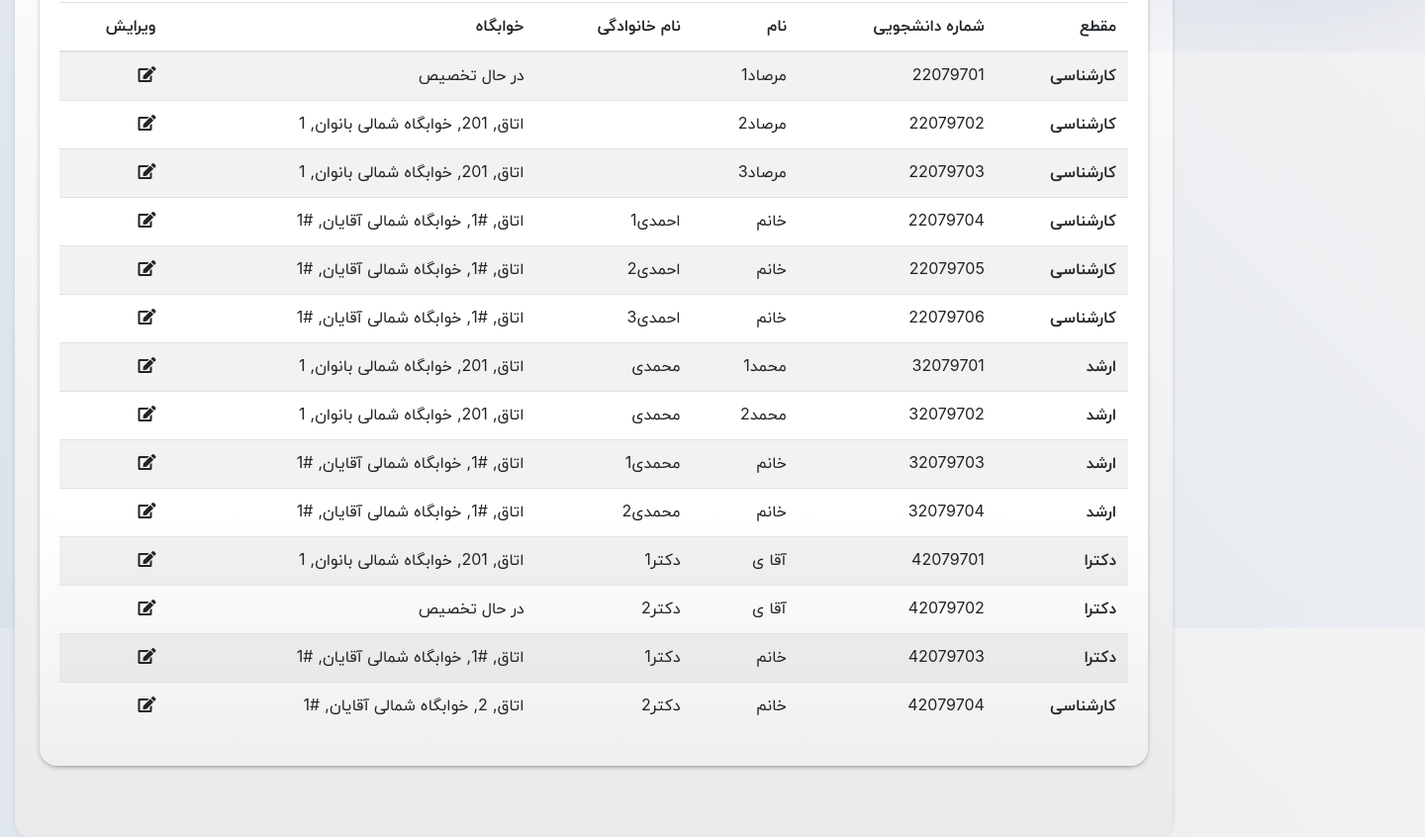
The page /student-management (signed in, lower part) on the database as committed earlier.
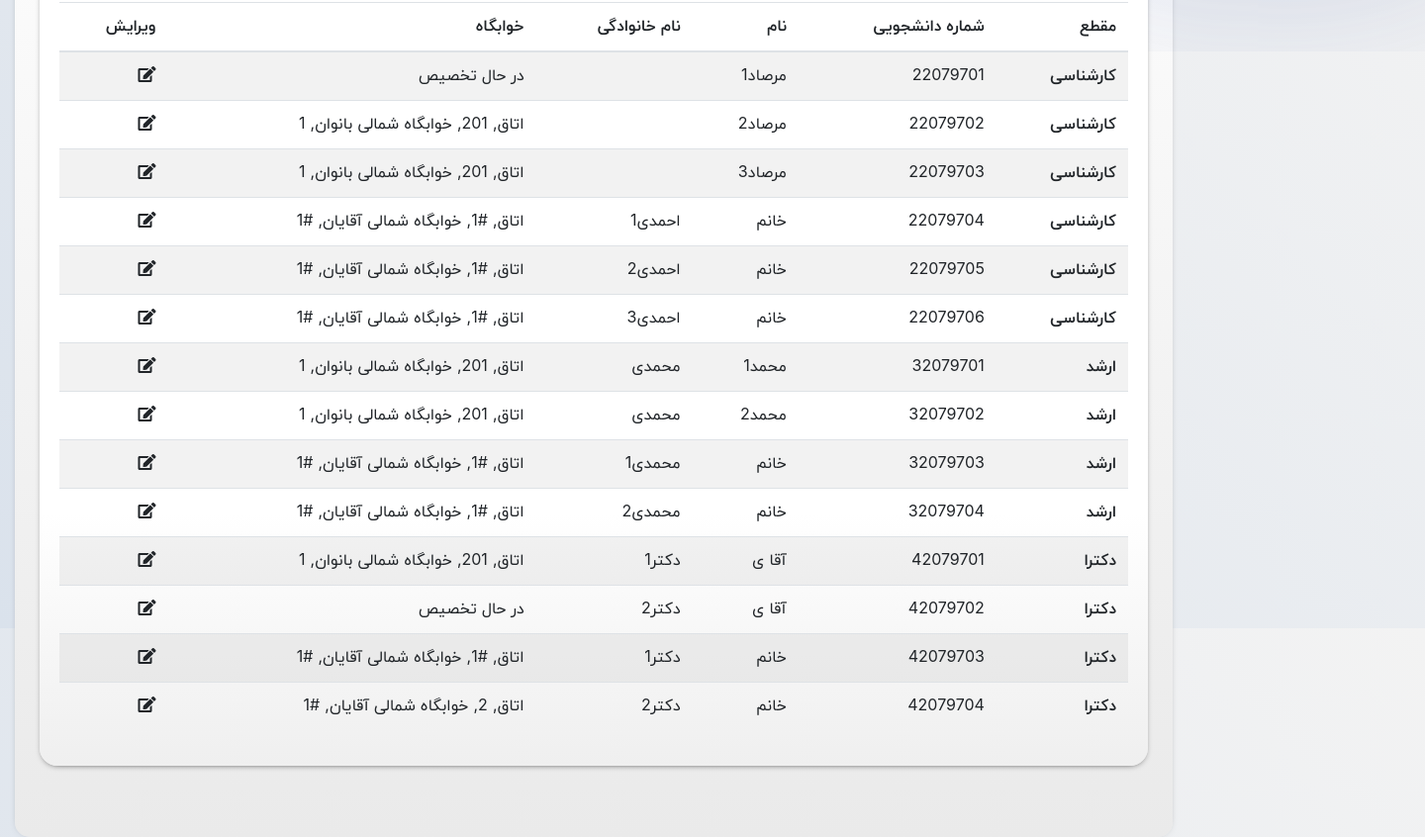
The same page on the database as committed later.
### Panel/models.py (models this page shows, shortened)
class UserProfile(models.Model):
    USER_GRADE_OPTIONS = (
        ('کارشناسی', 'کارشناسی'),
        ('ارشد', 'ارشد'),
        ('دکترا', 'دکترا'),
        ('مدیر', 'مدیر'),
    )
    registration_date = models.DateTimeField(blank=True, null=True, auto_now_add=True, verbose_name='زمان ثبت نام')
    user_instance = models.ForeignKey(to=User, on_delete=models.PROTECT, blank=False, null=False, related_name='+',
                                      verbose_name='کاربر')
    student_number = models.CharField(max_length=64, blank=False, null=False, verbose_name='شماره دانشجویی')
    sex = models.BooleanField(default=False, blank=True, null=True,
                              verbose_name='جنسیت')  # True for male, False for female
    room = models.ForeignKey(to=Room, on_delete=models.PROTECT, blank=True, null=True, related_name='+',
                             verbose_name='اتاق مورد نظر')
    room_confirmed = models.BooleanField(default=False, blank=True, null=True, verbose_name='وضعیت تاییدیه اتاق')
    is_native_born = models.BooleanField(default=True, blank=False, null=False, verbose_name='دانشجو بومی هستم')
    is_paying = models.BooleanField(default=False, blank=False, null=False, verbose_name='دانشجو شبانه هستم')
    father_name = models.CharField(max_length=32, blank=True, null=True, verbose_name='نام پدر')
    id_card_number = models.SmallIntegerField(blank=True, null=True, verbose_name='کد ملی')
    phone_number = models.CharField(max_length=16, blank=True, null=True, verbose_name='شماره تماس')
    is_early_bird = models.BooleanField(default=False, blank=False, null=False, verbose_name='سحر خیز بودن')
    grade = models.CharField(max_length=16, blank=False, null=False, default='کارشناسی', choices=USER_GRADE_OPTIONS,
                             verbose_name='مقطع تحصیلی')
    requested_roommate = models.ForeignKey(to=User, on_delete=models.PROTECT, blank=True, null=True, default=None,
                                           related_name='+', verbose_name='هم اتاقی مورد نظر')
    is_noisy = models.BooleanField(default=False, blank=False, null=False, verbose_name='حساس به سر صدا')
    class Meta:
        verbose_name = "پروفایل گاربری"
        verbose_name_plural = "پروفایل های گاربری"

class Room(models.Model):
    title = models.CharField(max_length=64, blank=False, null=False, default='خوابگاه', verbose_name='عنوان')
    status = models.BooleanField(default=True, null=False, blank=False, verbose_name='وضعیت')
    code = models.CharField(max_length=64, blank=False, null=False, unique=True, verbose_name='کد')
    dorm = models.ForeignKey(to=Dorm, on_delete=models.PROTECT, blank=False, null=False, related_name='+',
                             verbose_name='خوابگاه مورد نظر')
    capacity = models.SmallIntegerField(blank=False, null=False, default=1, verbose_name='ظرفیت')
    created_date = models.DateTimeField(auto_now_add=True, blank=False, null=False, editable=False,
                                        verbose_name='زمان ایجاد')
    def __str__(self):
        return f'{self.title}, {self.code}, {self.dorm}'
    class Meta:
        verbose_name = "اتاق"
        verbose_name_plural = "اتاق ها"

class Dorm(models.Model):
    title = models.CharField(max_length=64, blank=False, null=False, default='خوابگاه', verbose_name='عنوان')
    status = models.BooleanField(default=True, null=False, blank=False, verbose_name='وضعیت')
    code = models.CharField(max_length=64, blank=False, null=False, unique=True, verbose_name='کد')
    created_date = models.DateTimeField(auto_now_add=True, blank=False, null=False, editable=False,
                                        verbose_name='زمان ایجاد')
    sex = models.BooleanField(default=False, blank=True, null=True,
                              verbose_name='جنسیت')  # True for male, False for female
    def __str__(self):
        return f'{self.title}, {self.code}'
    class Meta:
        verbose_name = "خوابگاه"
        verbose_name_plural = "خوابگاه ها"

### Panel/views.py (the view)
# urls.py: path('student-management', student_management, name='Student'),
def student_management(request):
    context = {}
    if request.user.is_authenticated:
        if request.user.is_staff:
            context['students'] = UserProfile.objects.all().exclude(grade='مدیر')
            return render(request=request, template_name='StudentManagement.html', context=context)
        else:
            return redirect(home)
    else:
        return redirect(to=login)

### Templates/StudentManagement.html (shortened to what this page needs)
{% extends "SharedTemplates/Content.html" %}
{% block content %}
    <div class="jumbotron shade pt-5">
        <div class="bd-example c-grey">
            <div class="row">
                <div class="col-12 p-2">
                    <div class="card shade h-100">
                        <div class="card-body">
                            <table class="table table-striped">
                                <thead>
                                <tr>
                                    <th scope="col">مقطع</th>
                                    <th scope="col">شماره دانشجویی</th>
                                    <th scope="col">نام</th>
                                    <th scope="col">نام خانوادگی</th>
                                    <th scope="col">خوابگاه</th>
                                    <th scope="col">ویرایش</th>
                                </tr>
                                </thead>
                                <tbody>
                                {% for student in students %}
                                    <tr>
                                        <th scope="row">{{ student.grade }}</th>
                                        <td>{{ student.student_number }}</td>
                                        <td>{{ student.user_instance.first_name }}</td>
                                        <td>{{ student.user_instance.last_name }}</td>
                                        <td>
                                            {% if student.room %}
                                                {{ student.room }}
                                            {% else %}
                                                در حال تخصیص
                                            {% endif %}
                                        </td>
                                        <td>
                                            <span onclick="window.open('{% url "admin:Panel_userprofile_change" student.id %}');"
                                                  style="cursor: pointer;" class="fas fa-edit"></span>
                                        </td>
                                    </tr>
                                {% endfor %}
                                </tbody>
                            </table>
                        </div>
                    </div>
                </div>
            </div>
        </div>
    </div>
{% endblock %}

Rows that differ between the two databases and show on the page:
changed UserProfile "اتاق, 2, خوابگاه شمالی آقایان, #1": grade "کارشناسی" → "دکترا"
